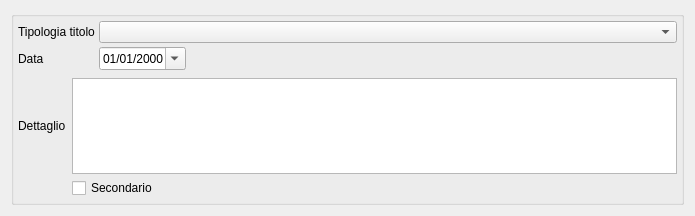
<?xml version="1.0" encoding="UTF-8"?>
<ui version="4.0">
 <class>Dialog</class>
 <widget class="QDialog" name="Dialog">
  <property name="geometry">
   <rect>
    <x>0</x>
    <y>0</y>
    <width>695</width>
    <height>216</height>
   </rect>
  </property>
  <property name="windowTitle">
   <string>Titolo di studio del soggetto</string>
  </property>
  <layout class="QVBoxLayout" name="verticalLayout_2">
   <item>
    <widget class="QGroupBox" name="groupBox">
     <property name="title">
      <string/>
     </property>
     <layout class="QGridLayout" name="gridLayout">
      <property name="margin">
       <number>4</number>
      </property>
      <property name="spacing">
       <number>4</number>
      </property>
      <item row="2" column="3">
       <widget class="com.axiastudio.pypapi.ui.widgets.PyPaPiDateEdit" name="dateEdit">
        <property name="displayFormat">
         <string>dd/MM/yyyy</string>
        </property>
        <property name="calendarPopup">
         <bool>true</bool>
        </property>
        <property name="column" stdset="0">
         <string>datatitolo</string>
        </property>
       </widget>
      </item>
      <item row="0" column="0" colspan="3">
       <widget class="QLabel" name="label_2">
        <property name="text">
         <string>Tipologia titolo</string>
        </property>
       </widget>
      </item>
      <item row="5" column="0">
       <spacer name="verticalSpacer">
        <property name="orientation">
         <enum>Qt::Vertical</enum>
        </property>
        <property name="sizeHint" stdset="0">
         <size>
          <width>20</width>
          <height>18</height>
         </size>
        </property>
       </spacer>
      </item>
      <item row="0" column="3" colspan="2">
       <widget class="com.axiastudio.pypapi.ui.widgets.PyPaPiComboBox" name="comboBox">
        <property name="column" stdset="0">
         <string>titolostudio</string>
        </property>
       </widget>
      </item>
      <item row="2" column="4" rowspan="2">
       <spacer name="horizontalSpacer">
        <property name="orientation">
         <enum>Qt::Horizontal</enum>
        </property>
        <property name="sizeHint" stdset="0">
         <size>
          <width>56</width>
          <height>20</height>
         </size>
        </property>
       </spacer>
      </item>
      <item row="5" column="2" colspan="2">
       <widget class="QCheckBox" name="checkBox">
        <property name="text">
         <string>Secondario</string>
        </property>
        <property name="column" stdset="0">
         <string>secondario</string>
        </property>
       </widget>
      </item>
      <item row="4" column="2" colspan="3">
       <widget class="QTextEdit" name="textEdit">
        <property name="column" stdset="0">
         <string>dettaglio</string>
        </property>
       </widget>
      </item>
      <item row="2" column="0" colspan="2">
       <widget class="QLabel" name="label">
        <property name="text">
         <string>Data</string>
        </property>
       </widget>
      </item>
      <item row="4" column="0" colspan="2">
       <widget class="QLabel" name="label_3">
        <property name="text">
         <string>Dettaglio</string>
        </property>
       </widget>
      </item>
     </layout>
    </widget>
   </item>
  </layout>
 </widget>
 <customwidgets>
  <customwidget>
   <class>com.axiastudio.pypapi.ui.widgets.PyPaPiComboBox</class>
   <extends>QComboBox</extends>
   <header>pypapicombobox.h</header>
  </customwidget>
  <customwidget>
   <class>com.axiastudio.pypapi.ui.widgets.PyPaPiDateEdit</class>
   <extends>QDateEdit</extends>
   <header>pypapidateedit.h</header>
  </customwidget>
 </customwidgets>
 <tabstops>
  <tabstop>comboBox</tabstop>
  <tabstop>dateEdit</tabstop>
  <tabstop>textEdit</tabstop>
  <tabstop>checkBox</tabstop>
 </tabstops>
 <resources/>
 <connections/>
</ui>
